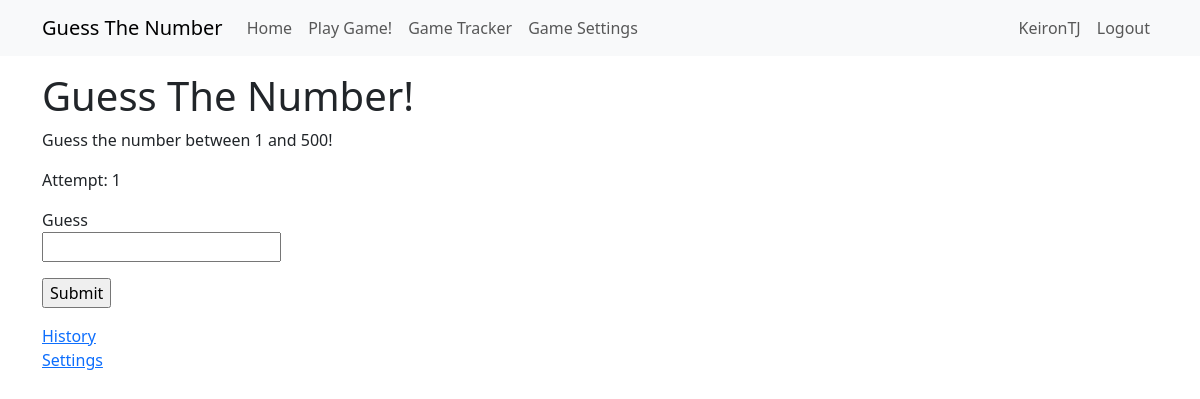
Page /guess_the_number (signed in) on the earlier database version.
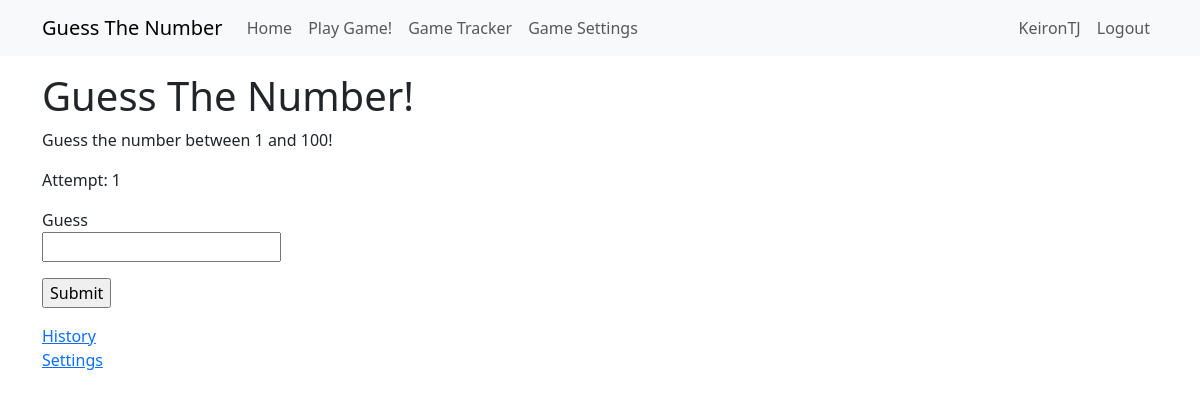
Same page on the later database version.
### app/models.py (models this page shows)
class GuessTheNumberSettings(db.Model):
    id = db.Column(Integer, primary_key=True)
    user_id = db.Column(Integer, db.ForeignKey('user.id'))
    start_range = db.Column(Integer, default=1)
    end_range = db.Column(Integer, default=100)
    user = so.relationship('User', back_populates='guess_settings')

### app/routes.py (the view, shortened to what this page needs)
@app.route('/guess_the_number', methods=['GET', 'POST'])
@login_required
def guess_the_number():
    if GuessTheNumberSettings.query.filter_by(user_id=current_user.id).first() is None:
        GuessTheNumberSettings(user_id=current_user.id)
        db.session.commit()
    guessform = UserGuessForm()
    resetform = UserResetForm()
    game_settings = GuessTheNumberSettings.query.filter_by(user_id=current_user.id).first()
    start_range = game_settings.start_range
    end_range = game_settings.end_range
    start_game_session(user_id=current_user.id)
    ai_number = session['ainumber']
    user_guesses = session['user_guesses']
    if request.method == 'POST' and resetform.reset.data:
        reset_game_session()
        flash("Game reset.")
        return redirect(url_for('guess_the_number'))
    return render_template('guess_the_number.html',
                           title='Guess the number',
                           guessform=guessform,
                           game_settings=game_settings,
                           user_guesses=user_guesses)

### app/forms.py
class UserGuessForm(FlaskForm):
    user_guess = IntegerField('Guess', validators=[DataRequired()])
    submit_guess = SubmitField('Submit')

class UserResetForm(FlaskForm):
    reset = SubmitField('Reset Game')

### app/game_logic.py (called while the page is built)
def start_game_session(user_id):
    settings = db.session.query(GuessTheNumberSettings).filter_by(user_id=user_id).first()
    if settings is None:
        settings = GuessTheNumberSettings(user_id=user_id, start_range=1, end_range=100)
        db.session.add(settings)
        db.session.commit()
    if 'ainumber' not in session or session['ainumber'] == 0:
        session['ainumber'] = random.randint(settings.start_range, settings.end_range)
    if 'user_guesses' not in session:
        session['user_guesses'] = []

### app/models.py (called while the page is built)
@login.user_loader
def load_user(id):
    return db.session.get(User, int(id))

### app/templates/guess_the_number.html (shortened to what this page needs)
{% extends "base.html" %}
{% block content %}
<div>
    <h1>Guess The Number!</h1>
    <p>Guess the number between {{ game_settings.start_range }} and {{ game_settings.end_range }}!</p>
    <p>Attempt: {{ user_guesses|length + 1  }}</p>
    <form action="" method="post">
        <p>
            {{ guessform.user_guess.label }}<br>
            {{ guessform.user_guess(size=32, autofocus=True) }}<br>
        </p>
        <p>{{ guessform.submit_guess() }}</p>
    </form>
</div>
<div>
    <a href="{{ url_for('guess_the_number_history') }}">History</a>
    <br>
    <a href="{{ url_for('guess_the_number_settings') }}">Settings</a>
</div>
{% endblock %}

Differences in the rows shown:
changed GuessTheNumberSettings: end_range "500" → "100"
